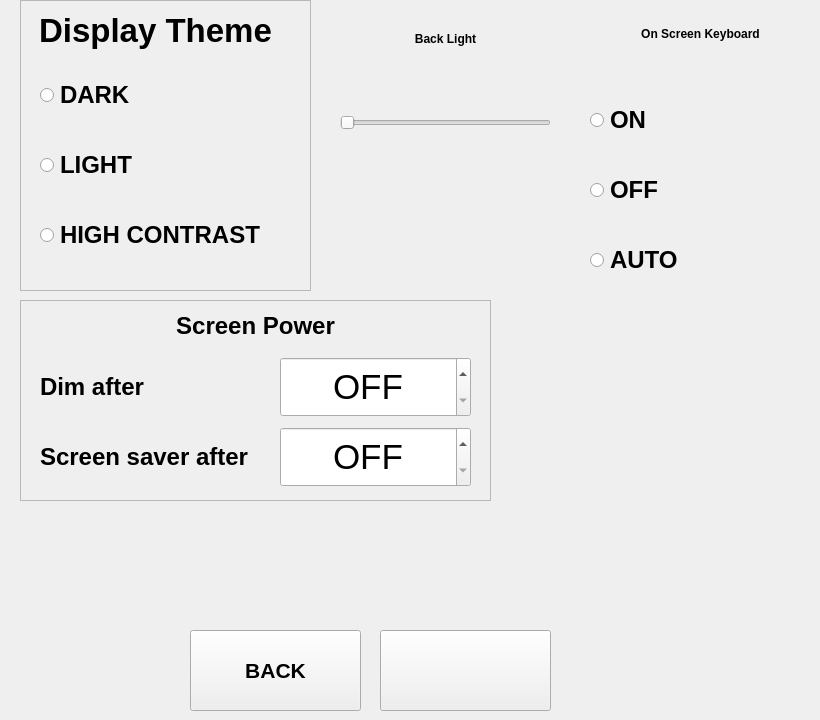
    <widget class="QWidget" name="pageDisplay_settings">
     <widget class="QPushButton" name="pushButtonDisplaySave">
      <property name="geometry">
       <rect>
        <x>380</x>
        <y>630</y>
        <width>171</width>
        <height>81</height>
       </rect>
      </property>
      <property name="font">
       <font>
        <pointsize>16</pointsize>
        <bold>true</bold>
       </font>
      </property>
      <property name="text">
       <string/>
      </property>
      <property name="icon">
       <iconset theme="QIcon::ThemeIcon::DocumentSave"/>
      </property>
      <property name="iconSize">
       <size>
        <width>60</width>
        <height>60</height>
       </size>
      </property>
     </widget>
     <widget class="QPushButton" name="pushButtonDisplayBack">
      <property name="geometry">
       <rect>
        <x>190</x>
        <y>630</y>
        <width>171</width>
        <height>81</height>
       </rect>
      </property>
      <property name="font">
       <font>
        <pointsize>16</pointsize>
        <bold>true</bold>
       </font>
      </property>
      <property name="text">
       <string>BACK</string>
      </property>
     </widget>
     <widget class="QWidget" name="layoutWidget">
      <property name="geometry">
       <rect>
        <x>590</x>
        <y>0</y>
        <width>221</width>
        <height>307</height>
       </rect>
      </property>
      <layout class="QVBoxLayout" name="verticalLayout">
       <item>
        <widget class="QLabel" name="label_3">
         <property name="font">
          <font>
           <bold>true</bold>
          </font>
         </property>
         <property name="text">
          <string>On Screen Keyboard</string>
         </property>
         <property name="alignment">
          <set>Qt::AlignmentFlag::AlignCenter</set>
         </property>
         <property name="wordWrap">
          <bool>true</bool>
         </property>
        </widget>
       </item>
       <item>
        <spacer name="verticalSpacer">
         <property name="orientation">
          <enum>Qt::Orientation::Vertical</enum>
         </property>
         <property name="sizeType">
          <enum>QSizePolicy::Policy::Fixed</enum>
         </property>
         <property name="sizeHint" stdset="0">
          <size>
           <width>20</width>
           <height>30</height>
          </size>
         </property>
        </spacer>
       </item>
       <item>
        <widget class="QRadioButton" name="radioButton_Keyboard_On">
         <property name="font">
          <font>
           <pointsize>18</pointsize>
           <bold>true</bold>
          </font>
         </property>
         <property name="text">
          <string>ON</string>
         </property>
        </widget>
       </item>
       <item>
        <spacer name="verticalSpacer_2">
         <property name="orientation">
          <enum>Qt::Orientation::Vertical</enum>
         </property>
         <property name="sizeType">
          <enum>QSizePolicy::Policy::Fixed</enum>
         </property>
         <property name="sizeHint" stdset="0">
          <size>
           <width>20</width>
           <height>30</height>
          </size>
         </property>
        </spacer>
       </item>
       <item>
        <widget class="QRadioButton" name="radioButton_Keyboard_Off">
         <property name="font">
          <font>
           <pointsize>18</pointsize>
           <bold>true</bold>
          </font>
         </property>
         <property name="text">
          <string>OFF</string>
         </property>
        </widget>
       </item>
       <item>
        <spacer name="verticalSpacer_3">
         <property name="orientation">
          <enum>Qt::Orientation::Vertical</enum>
         </property>
         <property name="sizeType">
          <enum>QSizePolicy::Policy::Fixed</enum>
         </property>
         <property name="sizeHint" stdset="0">
          <size>
           <width>20</width>
           <height>30</height>
          </size>
         </property>
        </spacer>
       </item>
       <item>
        <widget class="QRadioButton" name="radioButton_Keyboard_Auto">
         <property name="font">
          <font>
           <pointsize>18</pointsize>
           <bold>true</bold>
          </font>
         </property>
         <property name="text">
          <string>AUTO</string>
         </property>
        </widget>
       </item>
       <item>
        <spacer name="verticalSpacer_4">
         <property name="orientation">
          <enum>Qt::Orientation::Vertical</enum>
         </property>
         <property name="sizeType">
          <enum>QSizePolicy::Policy::Fixed</enum>
         </property>
         <property name="sizeHint" stdset="0">
          <size>
           <width>20</width>
           <height>30</height>
          </size>
         </property>
        </spacer>
       </item>
      </layout>
     </widget>
     <widget class="QWidget" name="layoutWidget">
      <property name="geometry">
       <rect>
        <x>340</x>
        <y>0</y>
        <width>211</width>
        <height>161</height>
       </rect>
      </property>
      <layout class="QVBoxLayout" name="verticalLayout_2">
       <item>
        <widget class="QLabel" name="label_2">
         <property name="font">
          <font>
           <bold>true</bold>
          </font>
         </property>
         <property name="text">
          <string>Back Light</string>
         </property>
         <property name="alignment">
          <set>Qt::AlignmentFlag::AlignCenter</set>
         </property>
        </widget>
       </item>
       <item>
        <widget class="QSlider" name="horizontalSlider_BackLight">
         <property name="sizePolicy">
          <sizepolicy hsizetype="Expanding" vsizetype="Preferred">
           <horstretch>0</horstretch>
           <verstretch>0</verstretch>
          </sizepolicy>
         </property>
         <property name="minimum">
          <number>10</number>
         </property>
         <property name="singleStep">
          <number>1</number>
         </property>
         <property name="orientation">
          <enum>Qt::Orientation::Horizontal</enum>
         </property>
        </widget>
       </item>
      </layout>
     </widget>
     <widget class="QFrame" name="frame_display_theme">
      <property name="geometry">
       <rect>
        <x>20</x>
        <y>0</y>
        <width>291</width>
        <height>291</height>
       </rect>
      </property>
      <property name="frameShape">
       <enum>QFrame::Shape::StyledPanel</enum>
      </property>
      <property name="frameShadow">
       <enum>QFrame::Shadow::Raised</enum>
      </property>
      <property name="lineWidth">
       <number>2</number>
      </property>
      <widget class="QRadioButton" name="radioButtonHighcontrast">
       <property name="geometry">
        <rect>
         <x>20</x>
         <y>210</y>
         <width>245</width>
         <height>50</height>
        </rect>
       </property>
       <property name="font">
        <font>
         <pointsize>18</pointsize>
         <bold>true</bold>
        </font>
       </property>
       <property name="text">
        <string>HIGH CONTRAST</string>
       </property>
      </widget>
      <widget class="QRadioButton" name="radioButtonLight">
       <property name="geometry">
        <rect>
         <x>20</x>
         <y>140</y>
         <width>245</width>
         <height>50</height>
        </rect>
       </property>
       <property name="font">
        <font>
         <pointsize>18</pointsize>
         <bold>true</bold>
        </font>
       </property>
       <property name="text">
        <string>LIGHT</string>
       </property>
      </widget>
     </widget>
     <widget class="QRadioButton" name="radioButtonDark">
      <property name="geometry">
       <rect>
        <x>40</x>
        <y>70</y>
        <width>245</width>
        <height>50</height>
       </rect>
      </property>
      <property name="font">
       <font>
        <pointsize>18</pointsize>
        <bold>true</bold>
       </font>
      </property>
      <property name="text">
       <string>DARK</string>
      </property>
     </widget>
     <widget class="QLabel" name="labelDisplaytheme">
      <property name="geometry">
       <rect>
        <x>30</x>
        <y>0</y>
        <width>251</width>
        <height>61</height>
       </rect>
      </property>
      <property name="sizePolicy">
       <sizepolicy hsizetype="Expanding" vsizetype="Expanding">
        <horstretch>200</horstretch>
        <verstretch>20</verstretch>
       </sizepolicy>
      </property>
      <property name="font">
       <font>
        <pointsize>25</pointsize>
        <bold>true</bold>
       </font>
      </property>
      <property name="text">
       <string>Display Theme</string>
      </property>
      <property name="alignment">
       <set>Qt::AlignmentFlag::AlignCenter</set>
      </property>
     </widget>
     <widget class="QFrame" name="frame_screen_power">
      <property name="geometry">
       <rect>
        <x>20</x>
        <y>300</y>
        <width>471</width>
        <height>201</height>
       </rect>
      </property>
      <property name="frameShape">
       <enum>QFrame::Shape::StyledPanel</enum>
      </property>
      <property name="frameShadow">
       <enum>QFrame::Shadow::Raised</enum>
      </property>
      <widget class="QLabel" name="label_screen_power">
       <property name="geometry">
        <rect>
         <x>0</x>
         <y>6</y>
         <width>471</width>
         <height>40</height>
        </rect>
       </property>
       <property name="font">
        <font>
         <pointsize>18</pointsize>
         <bold>true</bold>
        </font>
       </property>
       <property name="text">
        <string>Screen Power</string>
       </property>
       <property name="alignment">
        <set>Qt::AlignmentFlag::AlignCenter</set>
       </property>
      </widget>
      <widget class="QLabel" name="label_dim_after">
       <property name="geometry">
        <rect>
         <x>20</x>
         <y>62</y>
         <width>240</width>
         <height>50</height>
        </rect>
       </property>
       <property name="font">
        <font>
         <pointsize>18</pointsize>
         <bold>true</bold>
        </font>
       </property>
       <property name="text">
        <string>Dim after</string>
       </property>
       <property name="alignment">
        <set>Qt::AlignmentFlag::AlignLeading|Qt::AlignmentFlag::AlignLeft|Qt::AlignmentFlag::AlignVCenter</set>
       </property>
      </widget>
      <widget class="QSpinBox" name="spin_dim_after">
       <property name="geometry">
        <rect>
         <x>260</x>
         <y>57</y>
         <width>191</width>
         <height>60</height>
        </rect>
       </property>
       <property name="font">
        <font>
         <pointsize>26</pointsize>
        </font>
       </property>
       <property name="alignment">
        <set>Qt::AlignmentFlag::AlignCenter</set>
       </property>
       <property name="specialValueText">
        <string>OFF</string>
       </property>
       <property name="suffix">
        <string> s</string>
       </property>
       <property name="maximum">
        <number>3600</number>
       </property>
      </widget>
      <widget class="QLabel" name="label_screensaver_after">
       <property name="geometry">
        <rect>
         <x>20</x>
         <y>132</y>
         <width>240</width>
         <height>50</height>
        </rect>
       </property>
       <property name="font">
        <font>
         <pointsize>18</pointsize>
         <bold>true</bold>
        </font>
       </property>
       <property name="text">
        <string>Screen saver after</string>
       </property>
       <property name="alignment">
        <set>Qt::AlignmentFlag::AlignLeading|Qt::AlignmentFlag::AlignLeft|Qt::AlignmentFlag::AlignVCenter</set>
       </property>
      </widget>
      <widget class="QSpinBox" name="spin_screensaver_after">
       <property name="geometry">
        <rect>
         <x>260</x>
         <y>127</y>
         <width>191</width>
         <height>60</height>
        </rect>
       </property>
       <property name="font">
        <font>
         <pointsize>26</pointsize>
        </font>
       </property>
       <property name="alignment">
        <set>Qt::AlignmentFlag::AlignCenter</set>
       </property>
       <property name="specialValueText">
        <string>OFF</string>
       </property>
       <property name="suffix">
        <string> s</string>
       </property>
       <property name="maximum">
        <number>3600</number>
       </property>
      </widget>
     </widget>
    </widget>
